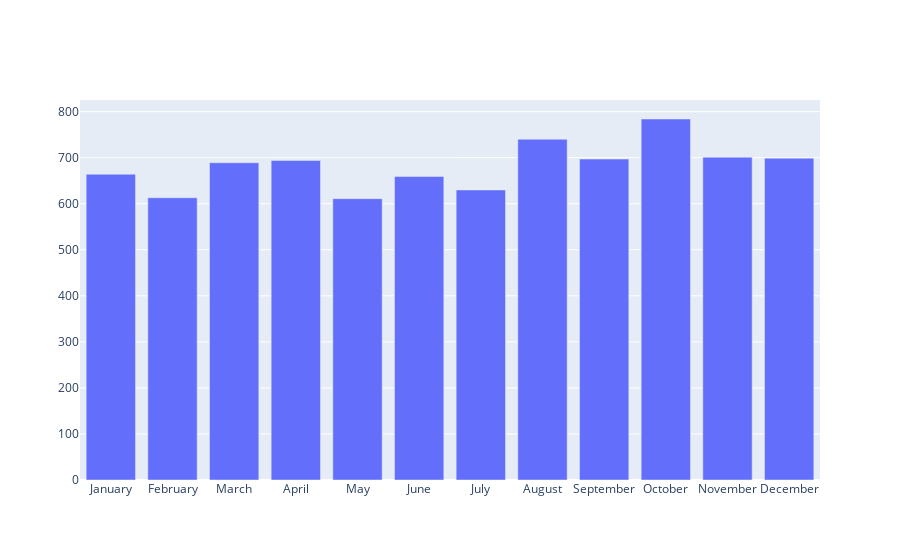

The code cell stored with this chart in its notebook:
### Code cell
fig = plotBars(month_dict, isList=True)
fig.show()

### Figure 1 — Plotly figure (JSON) as saved in the notebook; plotly's stock layout.template omitted (floating-point values rounded to 4 significant figures)
{"data": [{"type": "bar", "x": ["January", "February", "March", "April", "May", "June", "July", "August", "September", "October", "November", "December"], "y": [664, 613, 689, 694, 611, 659, 630, 740, 697, 784, 701, 699]}], "layout": {}}
